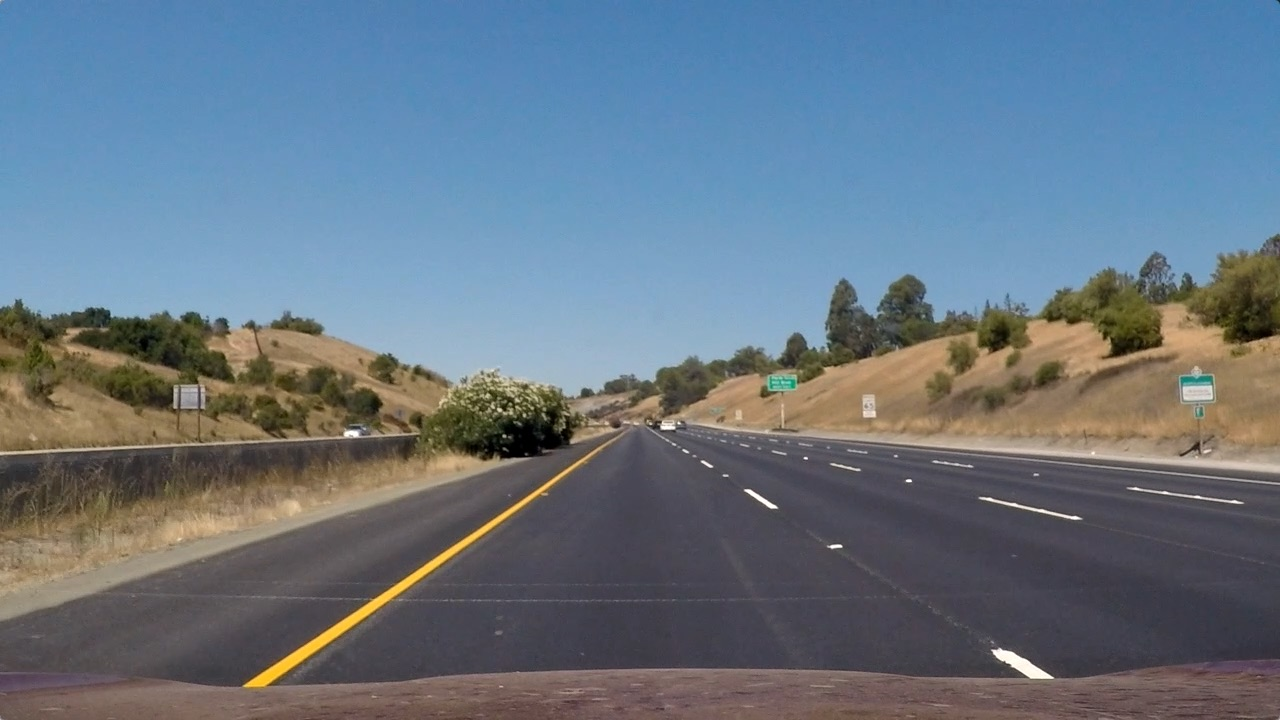
#> input picture test_images/straight_lines1.jpg, 1280 x 720 px, found by its file name; its folder holds only this picture in this run
$ python gen_output_images.py   (older library calls are emulated)
#> lines starting #> are read from the running program, lines starting #| are printed output that depends on the picture; after the words box and inside, x2 and y2 are one past the last pixel; in counts of white or black regions, pixels touching at a corner belong together
### Code/Threshold_combined.py
import numpy as np
import cv2
import matplotlib.pyplot as plt
import matplotlib.image as mpimg
import pickle

def abs_sobel_thresh(img, orient='x', thresh_min=20, thresh_max=100):
    """
    Takes an image, gradient orientation, and threshold min/max values
    """
    # Convert to grayscale
    gray = cv2.cvtColor(img, cv2.COLOR_RGB2GRAY)
    # Apply x or y gradient with the OpenCV Sobel() function
    # and take the absolute value
    if orient == 'x':
        abs_sobel = np.absolute(cv2.Sobel(gray, cv2.CV_64F, 1, 0))
    if orient == 'y':
        abs_sobel = np.absolute(cv2.Sobel(gray, cv2.CV_64F, 0, 1))
    # Rescale back to 8 bit integer
    scaled_sobel = np.uint8(255*abs_sobel/np.max(abs_sobel))
    # Create a copy and apply the threshold
    binary_output = np.zeros_like(scaled_sobel)
    # inclusive (>=, <=) thresholds
    binary_output[(scaled_sobel >= thresh_min) & (scaled_sobel <= thresh_max)] = 1

    # Return the result
    return binary_output

def mag_thresh(img, sobel_kernel=3, mag_thresh=(30, 100)):
    """
    Return the magnitude of the gradient
    for a given sobel kernel size and threshold values
    """
    # Convert to grayscale
    gray = cv2.cvtColor(img, cv2.COLOR_RGB2GRAY)
    # Take both Sobel x and y gradients
    sobelx = cv2.Sobel(gray, cv2.CV_64F, 1, 0, ksize=sobel_kernel)
    sobely = cv2.Sobel(gray, cv2.CV_64F, 0, 1, ksize=sobel_kernel)
    # Calculate the gradient magnitude
    gradmag = np.sqrt(sobelx**2 + sobely**2)
    # Rescale to 8 bit
    scale_factor = np.max(gradmag)/255
    gradmag = (gradmag/scale_factor).astype(np.uint8)
    # Create a binary image of ones where threshold is met, zeros otherwise
    binary_output = np.zeros_like(gradmag)
    binary_output[(gradmag >= mag_thresh[0]) & (gradmag <= mag_thresh[1])] = 1

    # Return the binary image
    return binary_output


def dir_threshold(img, sobel_kernel=3, thresh=(0, np.pi/2)):
    """
    Return the direction of the gradient
    for a given sobel kernel size and threshold values
    """
    # Convert to grayscale
    gray = cv2.cvtColor(img, cv2.COLOR_RGB2GRAY)
    # Calculate the x and y gradients
    sobelx = cv2.Sobel(gray, cv2.CV_64F, 1, 0, ksize=sobel_kernel)
    sobely = cv2.Sobel(gray, cv2.CV_64F, 0, 1, ksize=sobel_kernel)
    # Take the absolute value of the gradient direction,
    # apply a threshold, and create a binary image result
    absgraddir = np.arctan2(np.absolute(sobely), np.absolute(sobelx))
    binary_output =  np.zeros_like(absgraddir)
    binary_output[(absgraddir >= thresh[0]) & (absgraddir <= thresh[1])] = 1

    # Return the binary image
    return binary_output

def hls_thresh(img, thresh=(100, 255)):
    """
    Convert RGB to HLS and threshold to binary image using S channel
    """
    hls = cv2.cvtColor(img, cv2.COLOR_RGB2HLS)
    s_channel = hls[:,:,2]
    binary_output = np.zeros_like(s_channel)
    binary_output[(s_channel > thresh[0]) & (s_channel <= thresh[1])] = 1
    return binary_output

def combined_thresh(img):
    abs_bin = abs_sobel_thresh(img, orient='x', thresh_min=50, thresh_max=255)
    mag_bin = mag_thresh(img, sobel_kernel=3, mag_thresh=(50, 255))
    dir_bin = dir_threshold(img, sobel_kernel=15, thresh=(0.7, 1.3))
    hls_bin = hls_thresh(img, thresh=(170, 255))

    combined = np.zeros_like(dir_bin)
    combined[(abs_bin == 1 | ((mag_bin == 1) & (dir_bin == 1))) | hls_bin == 1] = 1

    return combined, abs_bin, mag_bin, dir_bin, hls_bin

# [29 lines that do not run on import are left out]

### Code/Perspective_transform.py
import numpy as np
import cv2
import matplotlib.pyplot as plt
import matplotlib.image as mpimg
import pickle
from Threshold_combined import combined_thresh

def perspective_transform(img):

    img_size = (img.shape[1], img.shape[0])

    src = np.float32(
        [[200, 720],
        [1100, 720],
        [595, 450],
        [685, 450]])
    dst = np.float32(
        [[300, 720],
        [980, 720],
        [300, 0],
        [980, 0]])

    m = cv2.getPerspectiveTransform(src, dst)
    m_inv = cv2.getPerspectiveTransform(dst, src)

    warped = cv2.warpPerspective(img, m, img_size, flags=cv2.INTER_LINEAR)
    unwarped = cv2.warpPerspective(warped, m_inv, (warped.shape[1], warped.shape[0]), flags=cv2.INTER_LINEAR)  # DEBUG

    return warped, unwarped, m, m_inv

# [20 lines that do not run on import are left out]

### Code/line_fit.py
import numpy as np
import cv2
import matplotlib.pyplot as plt
import matplotlib.image as mpimg
import pickle
from Threshold_combined import combined_thresh
from Perspective_transform import perspective_transform


def line_fit(binary_warped):
    """
    Find and fit lane lines
    """
    # Assuming you have created a warped binary image called "binary_warped"
    # Take a histogram of the bottom half of the image
    histogram = np.sum(binary_warped[binary_warped.shape[0]//2:,:], axis=0)
    # Create an output image to draw on and visualize the result
    out_img = (np.dstack((binary_warped, binary_warped, binary_warped))*255).astype('uint8')
    # Find the peak of the left and right halves of the histogram
    # These will be the starting point for the left and right lines
    midpoint = np.int(histogram.shape[0]/2)
    leftx_base = np.argmax(histogram[100:midpoint]) + 100
    rightx_base = np.argmax(histogram[midpoint:-100]) + midpoint

    # Choose the number of sliding windows
    nwindows = 9
    # Set height of windows
    window_height = np.int(binary_warped.shape[0]/nwindows)
    # Identify the x and y positions of all nonzero pixels in the image
    nonzero = binary_warped.nonzero()
    nonzeroy = np.array(nonzero[0])
    nonzerox = np.array(nonzero[1])
    # Current positions to be updated for each window
    leftx_current = leftx_base
    rightx_current = rightx_base
    # Set the width of the windows +/- margin
    margin = 100
    # Set minimum number of pixels found to recenter window
    minpix = 50
    # Create empty lists to receive left and right lane pixel indices
    left_lane_inds = []
    right_lane_inds = []

    # Step through the windows one by one
    for window in range(nwindows):
        # Identify window boundaries in x and y (and right and left)
        win_y_low = binary_warped.shape[0] - (window+1)*window_height
        win_y_high = binary_warped.shape[0] - window*window_height
        win_xleft_low = leftx_current - margin
        win_xleft_high = leftx_current + margin
        win_xright_low = rightx_current - margin
        win_xright_high = rightx_current + margin
        # Draw the windows on the visualization image
        cv2.rectangle(out_img,(win_xleft_low,win_y_low),(win_xleft_high,win_y_high),(0,255,0), 2)
        cv2.rectangle(out_img,(win_xright_low,win_y_low),(win_xright_high,win_y_high),(0,255,0), 2)
        # Identify the nonzero pixels in x and y within the window
        good_left_inds = ((nonzeroy >= win_y_low) & (nonzeroy < win_y_high) & (nonzerox >= win_xleft_low) & (nonzerox < win_xleft_high)).nonzero()[0]
        good_right_inds = ((nonzeroy >= win_y_low) & (nonzeroy < win_y_high) & (nonzerox >= win_xright_low) & (nonzerox < win_xright_high)).nonzero()[0]
        # Append these indices to the lists
        left_lane_inds.append(good_left_inds)
        right_lane_inds.append(good_right_inds)
        # If you found > minpix pixels, recenter next window on their mean position
        if len(good_left_inds) > minpix:
            leftx_current = np.int(np.mean(nonzerox[good_left_inds]))
        if len(good_right_inds) > minpix:
            rightx_current = np.int(np.mean(nonzerox[good_right_inds]))

    # Concatenate the arrays of indices
    left_lane_inds = np.concatenate(left_lane_inds)
    right_lane_inds = np.concatenate(right_lane_inds)

    # Extract left and right line pixel positions
    leftx = nonzerox[left_lane_inds]
    lefty = nonzeroy[left_lane_inds]
    rightx = nonzerox[right_lane_inds]
    righty = nonzeroy[right_lane_inds]

    # Fit a second order polynomial to each
    left_fit = np.polyfit(lefty, leftx, 2)
    right_fit = np.polyfit(righty, rightx, 2)

    # Return a dict of relevant variables
    ret = {}
    ret['left_fit'] = left_fit
    ret['right_fit'] = right_fit
    ret['nonzerox'] = nonzerox
    ret['nonzeroy'] = nonzeroy
    ret['out_img'] = out_img
    ret['left_lane_inds'] = left_lane_inds
    ret['right_lane_inds'] = right_lane_inds

    return ret


# [76 lines left out: functions tune_fit, vis1, not called in this run]


def vis2(binary_warped, ret, save_file=None):
    """
    Visualize the predicted lane lines with margin, on binary warped image
    save_file is a string representing where to save the image (if None, then just display)
    """
    # Grab variables from ret dictionary
    left_fit = ret['left_fit']
    right_fit = ret['right_fit']
    nonzerox = ret['nonzerox']
    nonzeroy = ret['nonzeroy']
    left_lane_inds = ret['left_lane_inds']
    right_lane_inds = ret['right_lane_inds']

    # Create an image to draw on and an image to show the selection window
    out_img = (np.dstack((binary_warped, binary_warped, binary_warped))*255).astype('uint8')
    window_img = np.zeros_like(out_img)
    # Color in left and right line pixels
    out_img[nonzeroy[left_lane_inds], nonzerox[left_lane_inds]] = [255, 0, 0]
    out_img[nonzeroy[right_lane_inds], nonzerox[right_lane_inds]] = [0, 0, 255]

    # Generate x and y values for plotting
    ploty = np.linspace(0, binary_warped.shape[0]-1, binary_warped.shape[0])
    left_fitx = left_fit[0]*ploty**2 + left_fit[1]*ploty + left_fit[2]
    right_fitx = right_fit[0]*ploty**2 + right_fit[1]*ploty + right_fit[2]

    # Generate a polygon to illustrate the search window area
    # And recast the x and y points into usable format for cv2.fillPoly()
    margin = 100  # NOTE: Keep this in sync with *_fit()
    left_line_window1 = np.array([np.transpose(np.vstack([left_fitx-margin, ploty]))])
    left_line_window2 = np.array([np.flipud(np.transpose(np.vstack([left_fitx+margin, ploty])))])
    left_line_pts = np.hstack((left_line_window1, left_line_window2))
    right_line_window1 = np.array([np.transpose(np.vstack([right_fitx-margin, ploty]))])
    right_line_window2 = np.array([np.flipud(np.transpose(np.vstack([right_fitx+margin, ploty])))])
    right_line_pts = np.hstack((right_line_window1, right_line_window2))

    # Draw the lane onto the warped blank image
    cv2.fillPoly(window_img, np.int_([left_line_pts]), (0,255, 0))
    cv2.fillPoly(window_img, np.int_([right_line_pts]), (0,255, 0))
    result = cv2.addWeighted(out_img, 1, window_img, 0.3, 0)
    plt.imshow(result)
    plt.plot(left_fitx, ploty, color='yellow')
    plt.plot(right_fitx, ploty, color='yellow')
    plt.xlim(0, 1280)
    plt.ylim(720, 0)
    if save_file is None:
        plt.show()
    else:
        plt.savefig(save_file)
    plt.gcf().clear()


def calc_curve(left_lane_inds, right_lane_inds, nonzerox, nonzeroy):
    """
    Calculate radius of curvature in meters
    """
    y_eval = 719  # 720p video/image, so last (lowest on screen) y index is 719

    # Define conversions in x and y from pixels space to meters
    ym_per_pix = 30/720 # meters per pixel in y dimension
    xm_per_pix = 3.7/700 # meters per pixel in x dimension

    # Extract left and right line pixel positions
    leftx = nonzerox[left_lane_inds]
    lefty = nonzeroy[left_lane_inds]
    rightx = nonzerox[right_lane_inds]
    righty = nonzeroy[right_lane_inds]

    # Fit new polynomials to x,y in world space
    left_fit_cr = np.polyfit(lefty*ym_per_pix, leftx*xm_per_pix, 2)
    right_fit_cr = np.polyfit(righty*ym_per_pix, rightx*xm_per_pix, 2)
    # Calculate the new radii of curvature
    left_curverad = ((1 + (2*left_fit_cr[0]*y_eval*ym_per_pix + left_fit_cr[1])**2)**1.5) / np.absolute(2*left_fit_cr[0])
    right_curverad = ((1 + (2*right_fit_cr[0]*y_eval*ym_per_pix + right_fit_cr[1])**2)**1.5) / np.absolute(2*right_fit_cr[0])
    # Now our radius of curvature is in meters

    return left_curverad, right_curverad


# [15 lines left out: function calc_vehicle_offset, not called in this run]


def final_vis(undist, left_fit, right_fit, m_inv, left_curve, right_curve, vehicle_offset):
    """
    Final lane line prediction visualized and overlayed on top of original image
    """
    # Generate x and y values for plotting
    ploty = np.linspace(0, undist.shape[0]-1, undist.shape[0])
    left_fitx = left_fit[0]*ploty**2 + left_fit[1]*ploty + left_fit[2]
    right_fitx = right_fit[0]*ploty**2 + right_fit[1]*ploty + right_fit[2]

    # Create an image to draw the lines on
    #warp_zero = np.zeros_like(warped).astype(np.uint8)
    #color_warp = np.dstack((warp_zero, warp_zero, warp_zero))
    color_warp = np.zeros((720, 1280, 3), dtype='uint8')  # NOTE: Hard-coded image dimensions

    # Recast the x and y points into usable format for cv2.fillPoly()
    pts_left = np.array([np.transpose(np.vstack([left_fitx, ploty]))])
    pts_right = np.array([np.flipud(np.transpose(np.vstack([right_fitx, ploty])))])
    pts = np.hstack((pts_left, pts_right))

    # Draw the lane onto the warped blank image
    cv2.fillPoly(color_warp, np.int_([pts]), (0,255, 0))

    # Warp the blank back to original image space using inverse perspective matrix (Minv)
    newwarp = cv2.warpPerspective(color_warp, m_inv, (undist.shape[1], undist.shape[0]))
    # Combine the result with the original image
    result = cv2.addWeighted(undist, 1, newwarp, 0.3, 0)

    # Annotate lane curvature values and vehicle offset from center
    avg_curve = (left_curve + right_curve)/2
    label_str = 'Radius of curvature: %.1f m' % avg_curve
    result = cv2.putText(result, label_str, (30,40), 0, 1, (0,0,0), 2, cv2.LINE_AA)

    label_str = 'Vehicle offset from lane center: %.1f m' % vehicle_offset
    result = cv2.putText(result, label_str, (30,70), 0, 1, (0,0,0), 2, cv2.LINE_AA)

    return result

### Code/gen_output_images.py
#To illustrate different pipeline stages
import numpy as np
import cv2
import matplotlib.pyplot as plt
import matplotlib.image as mpimg
import pickle
import os
from Threshold_combined import combined_thresh
from Perspective_transform import perspective_transform
from line_fit import line_fit, vis2, calc_curve, final_vis

# Read camera calibration coefficients
with open('calibrate_camera.p', 'rb') as f:
#> (reads Code/calibrate_camera.p from the repository)
    save_dict = pickle.load(f)
mtx = save_dict['mtx']
dist = save_dict['dist']

# Create example pipeline images for all test images
image_files = os.listdir('test_images')
for image_file in image_files:
    out_image_file = image_file.split('.')[0] + '.png'  # write to png format
    img = mpimg.imread('test_images/' + image_file)
#> img is the input picture: shape (720, 1280, 3); mean R, G, B 103.2, 117.7, 131.2

    # Undistort image
    img = cv2.undistort(img, mtx, dist, None, mtx)
    plt.imshow(img)
    plt.savefig('output_images/undistort_' + out_image_file)

    # Thresholded binary image
    img, abs_bin, mag_bin, dir_bin, hls_bin = combined_thresh(img)
#> in combined_thresh, `abs_bin = abs_sobel_thresh(img, orient='x', thresh_min=50, thresh_max=..`:
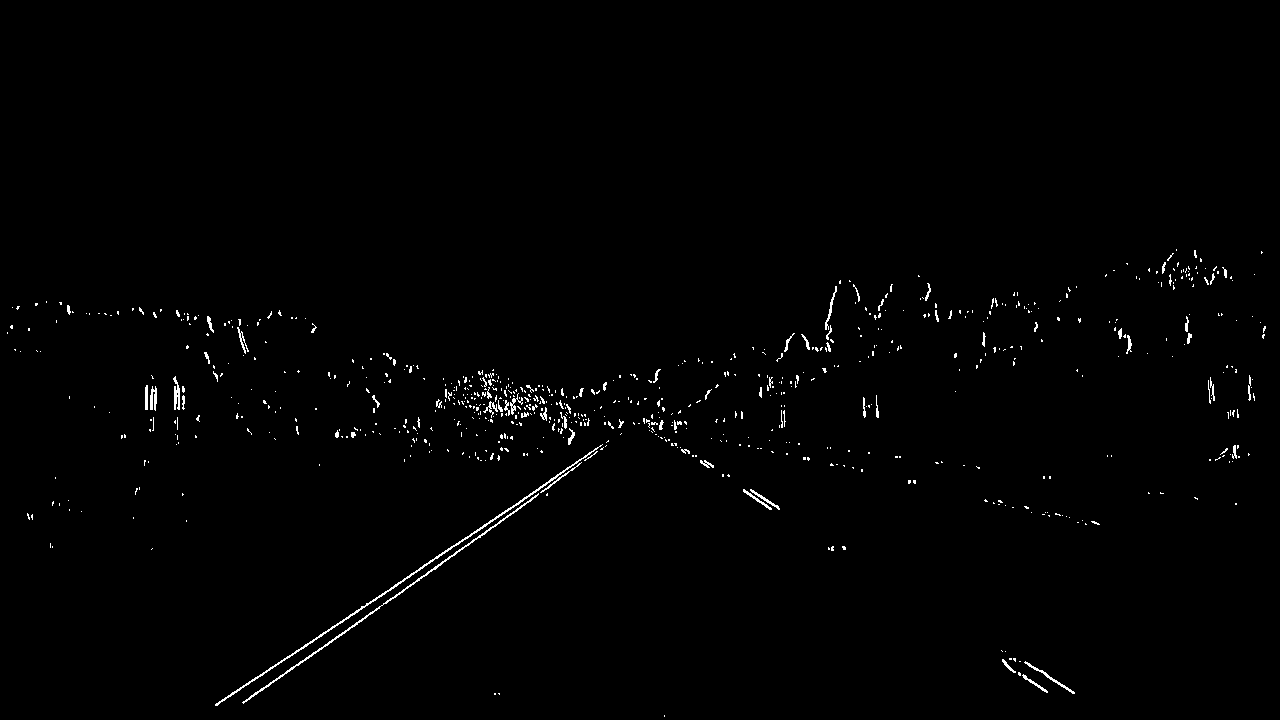
#> abs_bin: shape (720, 1280); values 0 (black) and 1 (white), 0.88% white in thin lines or dots, all inside (x1, y1, x2, y2) = (7, 249, 1266, 717)
#> in mag_thresh, `scale_factor = np.max(gradmag)/255`: scale_factor = 2.84
#> in combined_thresh, `dir_bin = dir_threshold(img, sobel_kernel=15, thresh=(0.7, 1.3))`:
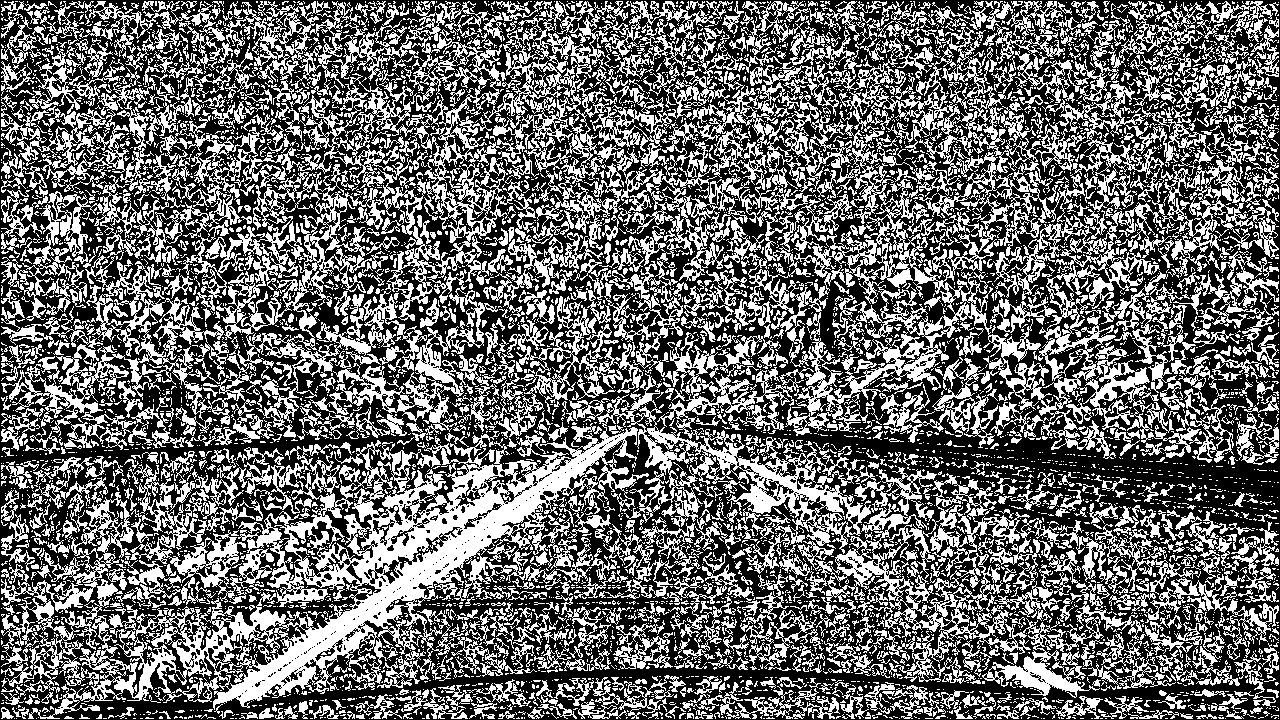
#> dir_bin: shape (720, 1280) float64; values 0 (black) and 1 (white), 41.4% white; 6176 white regions (5078 under 20 px), largest, box (x1, y1, x2, y2) and area: (25, 1, 1202, 459) 86652, (28, 373, 937, 719) 61492, (779, 473, 1142, 698) 15538
#> in hls_thresh, `s_channel = hls[:,:,2]`:
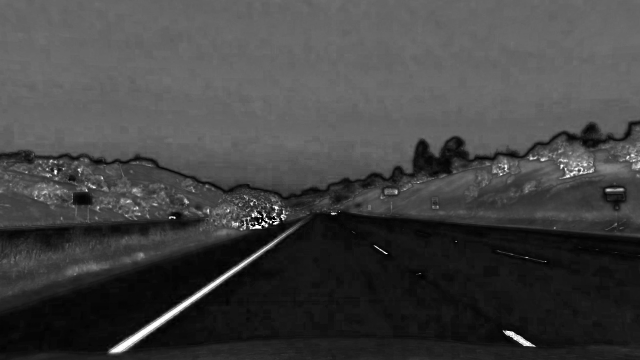
#> s_channel: shape (720, 1280) (shown at 1/2 size); min 0, max 255, mean 66.4
#> in combined_thresh, `hls_bin = hls_thresh(img, thresh=(170, 255))`:
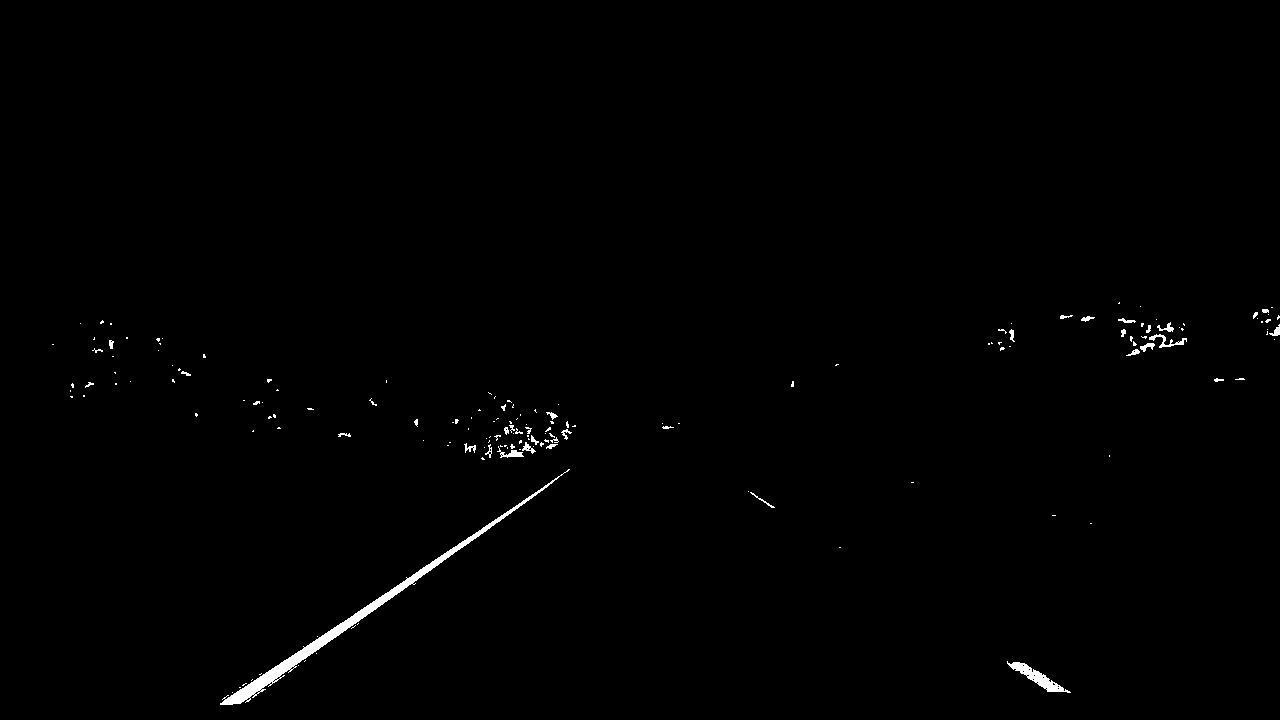
#> hls_bin: shape (720, 1280); values 0 (black) and 1 (white), 0.62% white; 165 white regions (128 under 20 px), largest, box (x1, y1, x2, y2) and area: (220, 469, 570, 705) 2971, (1007, 661, 1071, 693) 566, (1149, 334, 1187, 348) 159
#> img: shape (720, 1280) float64; values 0 (black) and 1 (white), 1.5% white; 812 white regions (715 under 20 px), largest, box (x1, y1, x2, y2) and area: (215, 444, 603, 706) 4478, (1002, 658, 1075, 694) 862, (743, 489, 780, 510) 232
    plt.imshow(img, cmap='gray', vmin=0, vmax=1)
    plt.savefig('output_images/binary_' + out_image_file)
#> (the rest of the program and of its run is left out)
